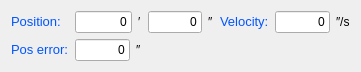
   <widget class="QWidget" name="layoutWidget">
    <property name="geometry">
     <rect>
      <x>430</x>
      <y>31</y>
      <width>361</width>
      <height>60</height>
     </rect>
    </property>
    <layout class="QGridLayout" name="gridLayout_2">
     <item row="0" column="0">
      <widget class="QLabel" name="label_18">
       <property name="text">
        <string>&lt;!DOCTYPE HTML PUBLIC &quot;-//W3C//DTD HTML 4.0//EN&quot; &quot;http://www.w3.org/TR/REC-html40/strict.dtd&quot;&gt;
&lt;html&gt;&lt;head&gt;&lt;meta name=&quot;qrichtext&quot; content=&quot;1&quot; /&gt;&lt;style type=&quot;text/css&quot;&gt;
p, li { white-space: pre-wrap; }
&lt;/style&gt;&lt;/head&gt;&lt;body style=&quot; font-family:'Sans Serif'; font-size:10pt; font-weight:400; font-style:normal;&quot;&gt;
&lt;p style=&quot; margin-top:0px; margin-bottom:0px; margin-left:0px; margin-right:0px; -qt-block-indent:0; text-indent:0px;&quot;&gt;&lt;span style=&quot; color:#0055ff;&quot;&gt;Position:&lt;/span&gt;&lt;/p&gt;&lt;/body&gt;&lt;/html&gt;</string>
       </property>
      </widget>
     </item>
     <item row="0" column="1">
      <layout class="QHBoxLayout" name="horizontalLayout_10">
       <item>
        <widget class="QLineEdit" name="lineEdit_alpha1_posM">
         <property name="cursor">
          <cursorShape>ArrowCursor</cursorShape>
         </property>
         <property name="text">
          <string>0</string>
         </property>
         <property name="alignment">
          <set>Qt::AlignRight|Qt::AlignTrailing|Qt::AlignVCenter</set>
         </property>
         <property name="readOnly">
          <bool>true</bool>
         </property>
        </widget>
       </item>
       <item>
        <widget class="QLabel" name="label_37">
         <property name="text">
          <string>′</string>
         </property>
        </widget>
       </item>
      </layout>
     </item>
     <item row="0" column="2">
      <layout class="QHBoxLayout" name="horizontalLayout_11">
       <item>
        <widget class="QLineEdit" name="lineEdit_alpha1_posS">
         <property name="cursor">
          <cursorShape>ArrowCursor</cursorShape>
         </property>
         <property name="text">
          <string>0</string>
         </property>
         <property name="alignment">
          <set>Qt::AlignRight|Qt::AlignTrailing|Qt::AlignVCenter</set>
         </property>
         <property name="readOnly">
          <bool>true</bool>
         </property>
        </widget>
       </item>
       <item>
        <widget class="QLabel" name="label_35">
         <property name="text">
          <string>″</string>
         </property>
        </widget>
       </item>
      </layout>
     </item>
     <item row="0" column="3">
      <widget class="QLabel" name="label_19">
       <property name="text">
        <string>&lt;!DOCTYPE HTML PUBLIC &quot;-//W3C//DTD HTML 4.0//EN&quot; &quot;http://www.w3.org/TR/REC-html40/strict.dtd&quot;&gt;
&lt;html&gt;&lt;head&gt;&lt;meta name=&quot;qrichtext&quot; content=&quot;1&quot; /&gt;&lt;style type=&quot;text/css&quot;&gt;
p, li { white-space: pre-wrap; }
&lt;/style&gt;&lt;/head&gt;&lt;body style=&quot; font-family:'Sans Serif'; font-size:10pt; font-weight:400; font-style:normal;&quot;&gt;
&lt;p style=&quot; margin-top:0px; margin-bottom:0px; margin-left:0px; margin-right:0px; -qt-block-indent:0; text-indent:0px;&quot;&gt;&lt;span style=&quot; color:#0055ff;&quot;&gt;Velocity:&lt;/span&gt;&lt;/p&gt;&lt;/body&gt;&lt;/html&gt;</string>
       </property>
      </widget>
     </item>
     <item row="0" column="4">
      <layout class="QHBoxLayout" name="horizontalLayout_15">
       <item>
        <widget class="QLineEdit" name="lineEdit_alpha1_velS">
         <property name="cursor">
          <cursorShape>ArrowCursor</cursorShape>
         </property>
         <property name="text">
          <string>0</string>
         </property>
         <property name="alignment">
          <set>Qt::AlignRight|Qt::AlignTrailing|Qt::AlignVCenter</set>
         </property>
         <property name="readOnly">
          <bool>true</bool>
         </property>
        </widget>
       </item>
       <item>
        <widget class="QLabel" name="label_31">
         <property name="text">
          <string>″/s</string>
         </property>
        </widget>
       </item>
      </layout>
     </item>
     <item row="1" column="0">
      <widget class="QLabel" name="label_20">
       <property name="text">
        <string>&lt;!DOCTYPE HTML PUBLIC &quot;-//W3C//DTD HTML 4.0//EN&quot; &quot;http://www.w3.org/TR/REC-html40/strict.dtd&quot;&gt;
&lt;html&gt;&lt;head&gt;&lt;meta name=&quot;qrichtext&quot; content=&quot;1&quot; /&gt;&lt;style type=&quot;text/css&quot;&gt;
p, li { white-space: pre-wrap; }
&lt;/style&gt;&lt;/head&gt;&lt;body style=&quot; font-family:'Sans Serif'; font-size:10pt; font-weight:400; font-style:normal;&quot;&gt;
&lt;p style=&quot; margin-top:0px; margin-bottom:0px; margin-left:0px; margin-right:0px; -qt-block-indent:0; text-indent:0px;&quot;&gt;&lt;span style=&quot; color:#0055ff;&quot;&gt;Pos error:&lt;/span&gt;&lt;/p&gt;&lt;/body&gt;&lt;/html&gt;</string>
       </property>
      </widget>
     </item>
     <item row="1" column="1">
      <layout class="QHBoxLayout" name="horizontalLayout_12">
       <item>
        <widget class="QLineEdit" name="lineEdit_alpha1_poserrS">
         <property name="cursor">
          <cursorShape>ArrowCursor</cursorShape>
         </property>
         <property name="text">
          <string>0</string>
         </property>
         <property name="alignment">
          <set>Qt::AlignRight|Qt::AlignTrailing|Qt::AlignVCenter</set>
         </property>
         <property name="readOnly">
          <bool>true</bool>
         </property>
        </widget>
       </item>
       <item>
        <widget class="QLabel" name="label_34">
         <property name="text">
          <string>″</string>
         </property>
        </widget>
       </item>
      </layout>
     </item>
     <item row="1" column="3" colspan="2">
      <spacer name="horizontalSpacer_3">
       <property name="orientation">
        <enum>Qt::Horizontal</enum>
       </property>
       <property name="sizeHint" stdset="0">
        <size>
         <width>158</width>
         <height>20</height>
        </size>
       </property>
      </spacer>
     </item>
    </layout>
   </widget>
